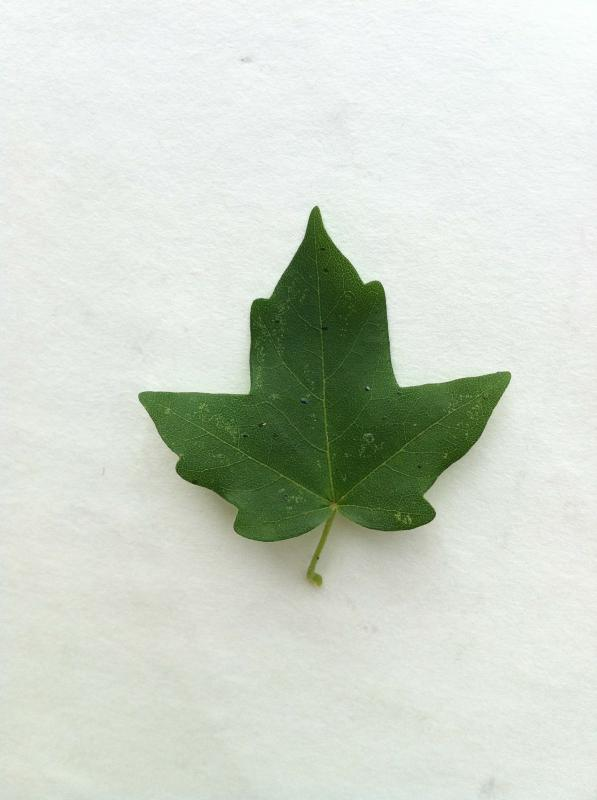
#> input picture Dataset/13291732978427.jpg, 597 x 800 px
$ python threshold.py   (older library calls are emulated)
#> lines starting #> are read from the running program, lines starting #| are printed output that depends on the picture; after the words box and inside, x2 and y2 are one past the last pixel; in counts of white or black regions, pixels touching at a corner belong together
### functions.py
# -*- coding: utf-8 -*-
# Import library
import numpy as np
import matplotlib.pyplot as plt

# [21 lines left out: function show_images_ws, not called in this run]

def threshold_mean(img):
    media = np.mean(img)

    img_bin = ((img > media) * 255).astype("uint8")
    return img_bin, media

def threshold_mean_iter(img):
    mean_initial = np.mean(img)
    while 1:
        mean_1 = np.mean(img[img < mean_initial])
        mean_2 = np.mean(img[img >= mean_initial])

        media_new = (mean_1 + mean_2) / 2
        if media_new.astype("uint8") == mean_initial.astype("uint8"):
            break
        else:
            mean_initial = media_new

    img_bin = ((img > media_new) * 255).astype("uint8")
    return img_bin, media_new

def plots(p1, p2, p3):
    fig = plt.figure(figsize=(9,3), dpi=80)
    a = fig.add_subplot(1,3,1)
    a.axis('off')
    plt.imshow(p1, cmap=plt.get_cmap('gray'))
    a.set_title('Original')

    a = fig.add_subplot(1,3,2)
    a.axis('off')
    plt.imshow(p2, cmap=plt.get_cmap('gray'))
    a.set_title('Limiarização')

    a = fig.add_subplot(1,3,3)
    a.hist(p1.ravel(), bins=128, normed=True, edgecolor='none', histtype='stepfilled')
    a.axvline(x=p3,color='orange')
    plt.tight_layout()

    plt.show()

# [17 lines left out: function plot_hist, not called in this run]

### threshold.py
# -*- coding: utf-8 -*-
# Import library
import numpy as np
from skimage.io import imread
import matplotlib.pyplot as plt
# Import functions
from functions import threshold_mean
from functions import threshold_mean_iter
from functions import plots


file_name = './Dataset/13291732978427.jpg'
img = imread(file_name, as_grey=True)
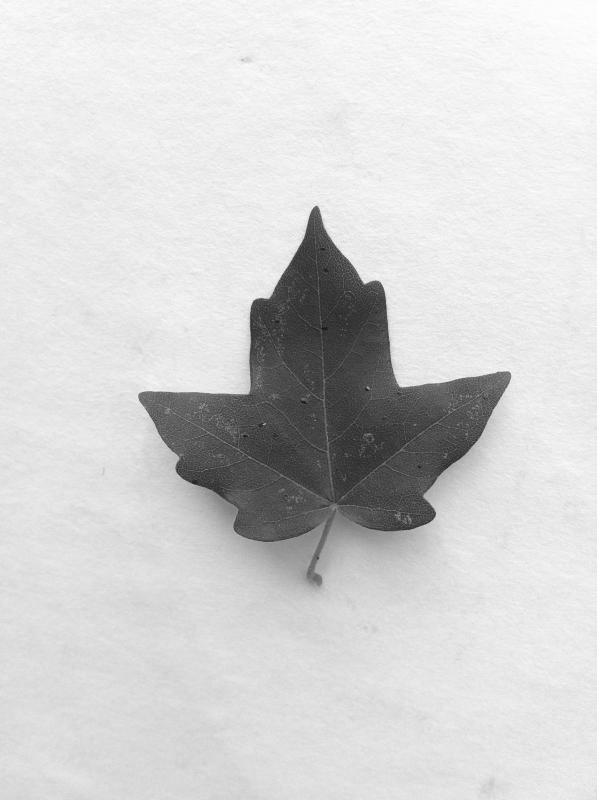
#> img: shape (800, 597) float64; min 0.0782, max 0.998, mean 0.828
img = (img * 255).round().astype(np.uint8)

bin1, media = threshold_mean(img)
#> in threshold_mean, `media = np.mean(img)`: media = 211.1
#> in threshold_mean, `img_bin = ((img > media) * 255).astype("uint8")`:
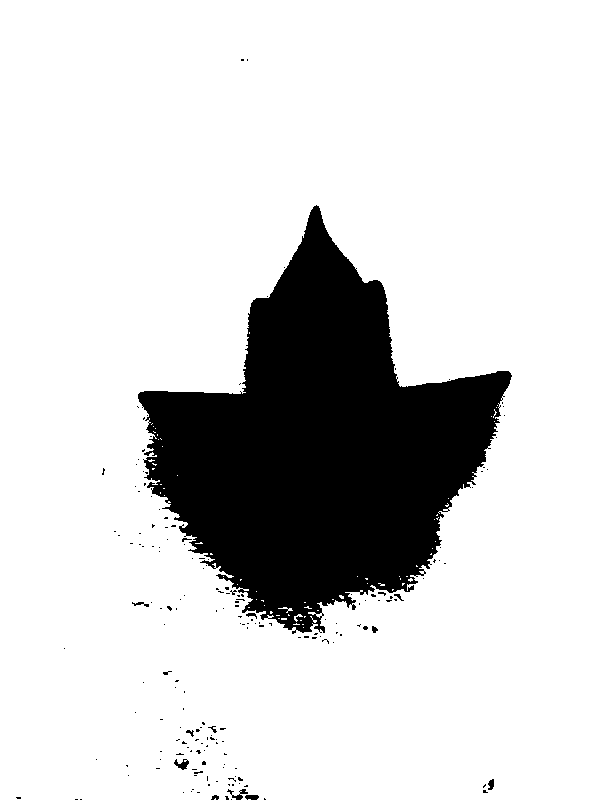
#> img_bin: shape (800, 597); 83% white; 185 black regions (173 under 20 px), largest, box (x1, y1, x2, y2) and area: (138, 205, 512, 634) 80041, (174, 759, 189, 770) 87, (227, 789, 248, 800) 87
#> media = 211.1
plots(img, bin1, media)
#> in plots, `plt.show()`:
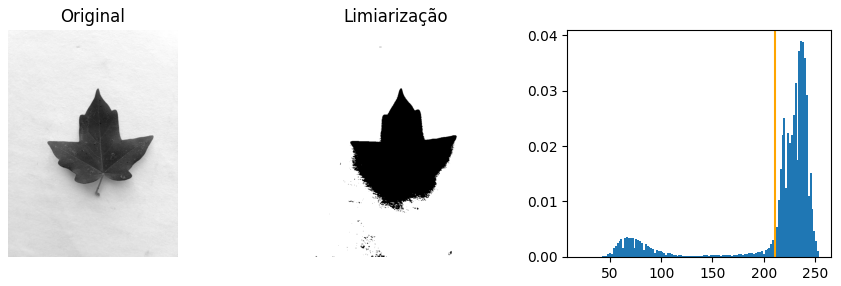
#> figure drawn by matplotlib, 3 panels

bin2, media_iter = threshold_mean_iter(img)
#> the loop in threshold_mean_iter, `while 1:` made 4 passes
#> (mean_1, mean_2, media_new, mean_initial) on passes 1 to 3: (108.9, 232.1, 170.5, 170.5), (82.18, 230.6, 156.4, 156.4), (79.36, 230.2, 154.8, 154.8)
#> (mean_1, mean_2, media_new) on pass 4: (78.99, 230.2, 154.6)
#> in threshold_mean_iter, `img_bin = ((img > media_new) * 255).astype("uint8")`:
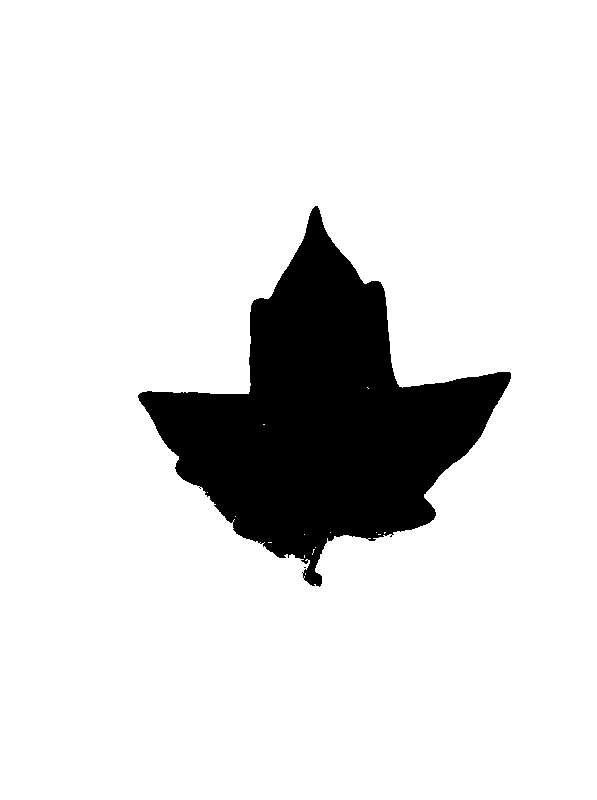
#> img_bin: shape (800, 597); 87.4% white; 2 black regions (1 under 20 px), largest, box (x1, y1, x2, y2) and area: (138, 206, 511, 587) 60247
#> media_iter = 154.6
plots(img, bin2, media_iter)

$ run again, with Dataset/13291658032668.jpg copied over Dataset/13291732978427.jpg
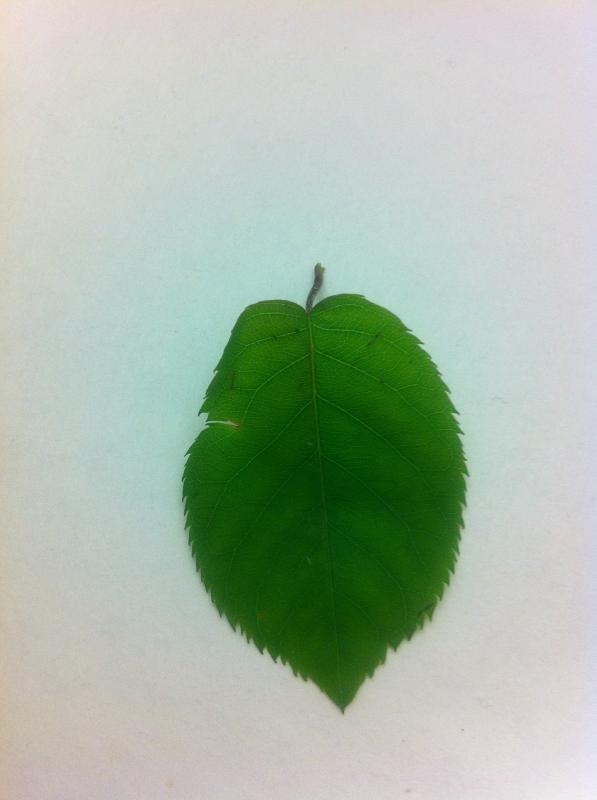
#> input picture Dataset/13291658032668.jpg, 597 x 800 px
#> in threshold_mean, `media = np.mean(img)`: media = 180
#> in plots, `plt.show()`:
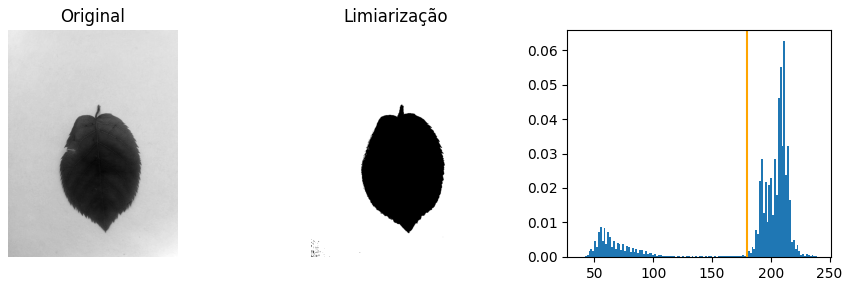
#> figure drawn by matplotlib, 3 panels
#> the loop in threshold_mean_iter, `while 1:` made 3 passes
#> (mean_1, mean_2, media_new, mean_initial) on passes 1 to 2: (72.18, 205.1, 138.6, 138.6), (68.07, 204.7, 136.4, 136.4)
#> in threshold_mean_iter, `img_bin = ((img > media_new) * 255).astype("uint8")`:
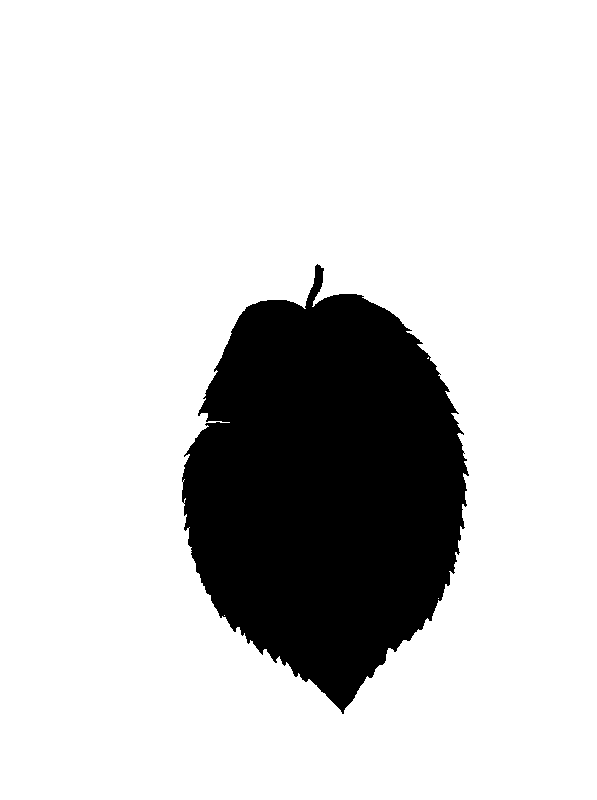
#> img_bin: shape (800, 597); 81.9% white; 1 black region, box (x1, y1, x2, y2) and area: (182, 264, 469, 714) 86247
#> media_iter = 136.3
